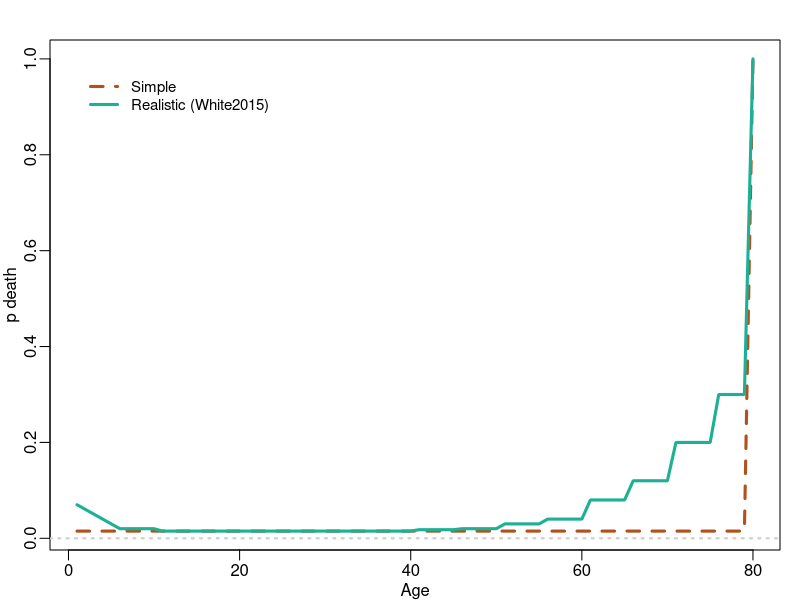
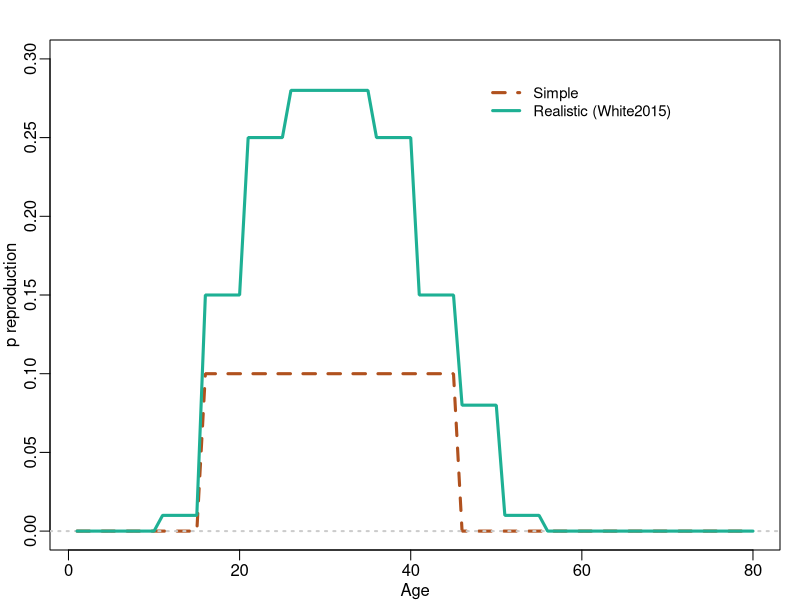
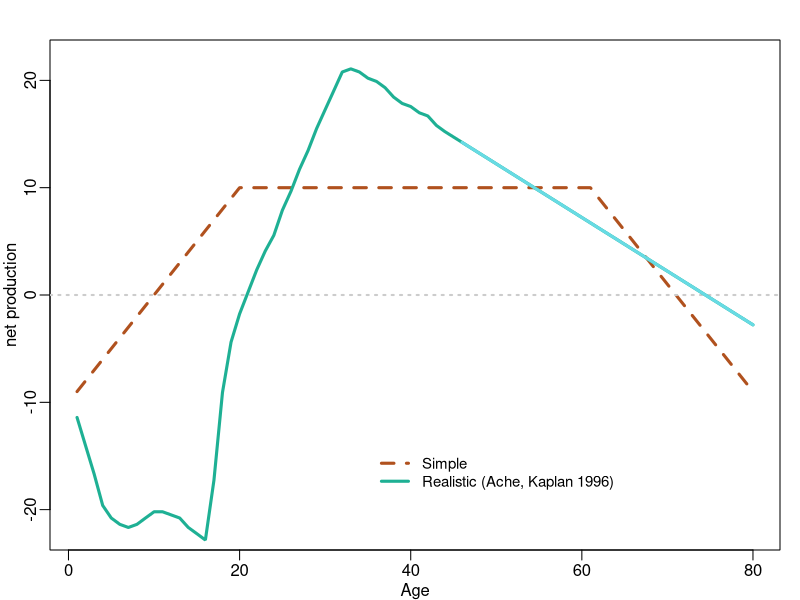

Generate these figures, in order, with R:

#STORE DEMOGRAPHIC VARIABLES
#####
p_reproduction_simple <- c(rep (0, 15),          #pre-reproductive
                           rep (0.1, 45-15),     #reproductive ages
                           rep (0, 80-45))      #post-reproductive

#fertility as used in white 2015 ABM
p_reproduction_white2015 <- c( rep(0, 10), #1-10 years
                               rep(0.01, 5),#11-15
                               rep(0.15, 5),#16-20
                               rep(0.25, 5),#21-25
                               rep(0.28, 10),#26-35
                               rep(0.25, 5),#36-40
                               rep(0.15, 5),#41-45
                               rep(0.08, 5),#46-50
                               rep(0.01, 5),#51-55
                               rep(0, 80-55)#56-80
)
p_death_simple <- c(rep (0.015, 79), 1) #constant p death until 100
p_death_white2015 <- c(0.07,0.06,0.05,0.04,0.03,#1-5 years
                       rep(0.02,5),#6-10
                       rep(0.015, 30),#11-40
                       rep(0.018, 5),#41-45
                       rep(0.02, 5),#46-50
                       rep(0.03, 5),#51-55
                       rep(0.04, 5),#56-60
                       rep(0.08, 5),#61-65
                       rep(0.12, 5),#66-70
                       rep(0.20, 5),#71-75
                       rep(0.30, 4),#76-79
                       1# certain death at 80, like ballad of Narayama (1958)
)
net_production_simple <- as.integer(c( seq(-9,10, 1), rep(10, 40), seq(10,-9, -1) ))

net_production_ache <- c(-1141.0, -1405.0, -1668.0, -1961.0, -2078.0, -2137.0, -2166.0, -2137.0, -2078.0, -2020.0, -2020.0, -2049.0, -2078.0, -2166.0, -2224.0, -2283.0, -1726.5, -907.5, -439.0, -176.0, 29.0, 234.0, 410.0, 556.0, 790.0, 966.0, 1171.0, 1346.0, 1551.0, 1727.0, 1902.0, 2078.0, 2107.0, 2078.0, 2020.0, 1990.0, 1932.0, 1844.0, 1785.0, 1756.0, 1698.0, 1668.0, 1580.0, 1522.0, 1472.0, 1422.0, 1372.0,  1322.0, 1272.0,  1222.0, 1172.0, 1122.0, 1072.0, 1022.0, 972.0, 922.0, 872.0, 822.0, 772.0, 722.0, 672.0, 622.0, 572.0, 522.0, 472.0, 422.0, 372.0, 322.0, 272.0, 222.0, 172.0, 122.0, 72.0, 22.0, -28.0, -78.0, -128.0, -178.0, -228.0, -278.0)
#####

#PLOT DEMOGRAPHIC VARIABLES
#######

simp_col <- "#B0511e"
real_col <- "#1eb094"

#death risk
png("../images/p_death.png", width = 15, height = 10, units = "cm", res = 500)
par(mgp = c(1.5, 0.5, 0), mar = c(2.5, 2.5, 2, 1) )
plot(1:80, p_death_simple, type = "l", xlab = "Age", ylab = "p death", col = simp_col, ljoin = 2, lty = 2, lwd = 3)
lines(1:80, p_death_white2015, col = real_col, ljoin = 2, lty = 1, lwd = 3)
abline(h =0, col = "grey80", ljoin = 2, lty = 3, lwd = 2)
legend(1,0.98, legend=c("Simple", "Realistic (White2015)"),
       col=c(simp_col, real_col), lty=2:1, lwd = 3, cex=0.9,
       box.lty=0)
dev.off()

#fertility
png("../images/p_repro.png", width = 15, height = 10, units = "cm", res = 500)
par(mgp = c(1.5, 0.5, 0), mar = c(2.5, 2.5, 2, 1) )
plot(1:80, p_reproduction_simple, ylim = c(0, 0.3), type = "l", xlab = "Age", ylab = "p reproduction", col = simp_col, ljoin = 2, lty = 2, lwd = 3)
abline(h =0, col = "grey80", ljoin = 2, lty = 3, lwd = 2)
lines(1:80, p_reproduction_white2015, col = real_col, ljoin = 2, lty = 1, lwd = 3)
legend(48,0.29, legend=c("Simple", "Realistic (White2015)"),
       col=c(simp_col, real_col), lty=2:1, lwd = 3, cex=0.9,
       box.lty=0)
dev.off()

#net production
png("../images/net_production.png", width = 15, height = 10, units = "cm", res = 500)
par(mgp = c(1.5, 0.5, 0), mar = c(2.5, 2.5, 2, 1) )
plot(1:80, net_production_simple, ylim = c(-22, 22), type = "l", xlab = "Age", ylab = "net production", col = simp_col, ljoin = 2, lty = 2, lwd = 3)
abline(h =0, col = "grey80", ljoin = 2, lty = 3, lwd = 2)
lines(1:80, net_production_ache/100, col = real_col, ljoin = 2, lty = 1, lwd = 3)
lines(46:80, (net_production_ache/100)[46:80], col = '#67dbe4', ljoin = 2, lty = 1, lwd = 3)
legend(35,-14, legend=c("Simple", "Realistic (Ache, Kaplan 1996)"),
       col=c(simp_col, real_col), lty=2:1, lwd = 3, cex=0.9,
       box.lty=0)
dev.off()
######


